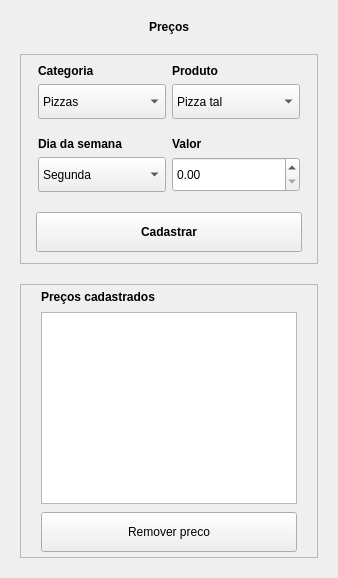
      <widget class="QWidget" name="tab_preco">
       <property name="autoFillBackground">
        <bool>false</bool>
       </property>
       <attribute name="title">
        <string>Preço</string>
       </attribute>
       <layout class="QVBoxLayout" name="verticalLayout_3">
        <property name="spacing">
         <number>20</number>
        </property>
        <property name="leftMargin">
         <number>20</number>
        </property>
        <property name="topMargin">
         <number>20</number>
        </property>
        <property name="rightMargin">
         <number>20</number>
        </property>
        <property name="bottomMargin">
         <number>20</number>
        </property>
        <item alignment="Qt::AlignHCenter">
         <widget class="QLabel" name="label_novo_preco">
          <property name="minimumSize">
           <size>
            <width>0</width>
            <height>0</height>
           </size>
          </property>
          <property name="maximumSize">
           <size>
            <width>16777215</width>
            <height>100</height>
           </size>
          </property>
          <property name="font">
           <font>
            <bold>true</bold>
           </font>
          </property>
          <property name="text">
           <string>Preços</string>
          </property>
         </widget>
        </item>
        <item>
         <widget class="QFrame" name="frame_8">
          <property name="frameShape">
           <enum>QFrame::StyledPanel</enum>
          </property>
          <property name="frameShadow">
           <enum>QFrame::Raised</enum>
          </property>
          <layout class="QVBoxLayout" name="verticalLayout_14">
           <property name="spacing">
            <number>4</number>
           </property>
           <property name="leftMargin">
            <number>15</number>
           </property>
           <property name="topMargin">
            <number>2</number>
           </property>
           <property name="rightMargin">
            <number>15</number>
           </property>
           <property name="bottomMargin">
            <number>2</number>
           </property>
           <item>
            <widget class="QFrame" name="frame_25">
             <property name="styleSheet">
              <string notr="true">#frame_25 {
    border: 0px;
}</string>
             </property>
             <property name="frameShape">
              <enum>QFrame::StyledPanel</enum>
             </property>
             <property name="frameShadow">
              <enum>QFrame::Raised</enum>
             </property>
             <layout class="QHBoxLayout" name="horizontalLayout_22">
              <property name="leftMargin">
               <number>2</number>
              </property>
              <property name="topMargin">
               <number>2</number>
              </property>
              <property name="rightMargin">
               <number>2</number>
              </property>
              <property name="bottomMargin">
               <number>2</number>
              </property>
              <item>
               <widget class="QFrame" name="frame_26">
                <property name="styleSheet">
                 <string notr="true">#frame_26 {
    border: 0px;
}</string>
                </property>
                <property name="frameShape">
                 <enum>QFrame::StyledPanel</enum>
                </property>
                <property name="frameShadow">
                 <enum>QFrame::Raised</enum>
                </property>
                <layout class="QVBoxLayout" name="verticalLayout_23">
                 <property name="leftMargin">
                  <number>0</number>
                 </property>
                 <property name="topMargin">
                  <number>5</number>
                 </property>
                 <property name="rightMargin">
                  <number>0</number>
                 </property>
                 <property name="bottomMargin">
                  <number>5</number>
                 </property>
                 <item>
                  <widget class="QLabel" name="label">
                   <property name="font">
                    <font>
                     <bold>true</bold>
                    </font>
                   </property>
                   <property name="text">
                    <string>Categoria</string>
                   </property>
                  </widget>
                 </item>
                 <item>
                  <widget class="QComboBox" name="combo_box_categorias_preco">
                   <property name="minimumSize">
                    <size>
                     <width>0</width>
                     <height>35</height>
                    </size>
                   </property>
                   <item>
                    <property name="text">
                     <string>Pizzas</string>
                    </property>
                   </item>
                  </widget>
                 </item>
                </layout>
               </widget>
              </item>
              <item>
               <widget class="QFrame" name="frame_27">
                <property name="styleSheet">
                 <string notr="true">#frame_27 {
    border: 0px;
}</string>
                </property>
                <property name="frameShape">
                 <enum>QFrame::StyledPanel</enum>
                </property>
                <property name="frameShadow">
                 <enum>QFrame::Raised</enum>
                </property>
                <layout class="QVBoxLayout" name="verticalLayout_24">
                 <property name="leftMargin">
                  <number>0</number>
                 </property>
                 <property name="topMargin">
                  <number>5</number>
                 </property>
                 <property name="rightMargin">
                  <number>0</number>
                 </property>
                 <property name="bottomMargin">
                  <number>5</number>
                 </property>
                 <item>
                  <widget class="QLabel" name="label_produto_preco">
                   <property name="font">
                    <font>
                     <bold>true</bold>
                    </font>
                   </property>
                   <property name="text">
                    <string>Produto</string>
                   </property>
                  </widget>
                 </item>
                 <item>
                  <widget class="QComboBox" name="combo_box_produto_preco">
                   <property name="minimumSize">
                    <size>
                     <width>0</width>
                     <height>35</height>
                    </size>
                   </property>
                   <item>
                    <property name="text">
                     <string>Pizza tal</string>
                    </property>
                   </item>
                  </widget>
                 </item>
                </layout>
               </widget>
              </item>
             </layout>
            </widget>
           </item>
           <item>
            <widget class="QFrame" name="frame_28">
             <property name="styleSheet">
              <string notr="true">#frame_28 {
    border: 0px;
}</string>
             </property>
             <property name="frameShape">
              <enum>QFrame::StyledPanel</enum>
             </property>
             <property name="frameShadow">
              <enum>QFrame::Raised</enum>
             </property>
             <layout class="QHBoxLayout" name="horizontalLayout_23">
              <property name="leftMargin">
               <number>2</number>
              </property>
              <property name="topMargin">
               <number>2</number>
              </property>
              <property name="rightMargin">
               <number>2</number>
              </property>
              <property name="bottomMargin">
               <number>2</number>
              </property>
              <item>
               <widget class="QFrame" name="frame_30">
                <property name="styleSheet">
                 <string notr="true">#frame_30 {
    border: 0px;
}</string>
                </property>
                <property name="frameShape">
                 <enum>QFrame::StyledPanel</enum>
                </property>
                <property name="frameShadow">
                 <enum>QFrame::Raised</enum>
                </property>
                <layout class="QVBoxLayout" name="verticalLayout_26">
                 <property name="leftMargin">
                  <number>0</number>
                 </property>
                 <property name="topMargin">
                  <number>5</number>
                 </property>
                 <property name="rightMargin">
                  <number>0</number>
                 </property>
                 <property name="bottomMargin">
                  <number>5</number>
                 </property>
                 <item>
                  <widget class="QLabel" name="label_dia_da_semana_preco">
                   <property name="font">
                    <font>
                     <bold>true</bold>
                    </font>
                   </property>
                   <property name="text">
                    <string>Dia da semana</string>
                   </property>
                  </widget>
                 </item>
                 <item>
                  <widget class="QComboBox" name="combo_box_dia_da_semana_preco">
                   <property name="minimumSize">
                    <size>
                     <width>0</width>
                     <height>35</height>
                    </size>
                   </property>
                   <item>
                    <property name="text">
                     <string>Segunda</string>
                    </property>
                   </item>
                   <item>
                    <property name="text">
                     <string>Terça</string>
                    </property>
                   </item>
                   <item>
                    <property name="text">
                     <string>Quarta</string>
                    </property>
                   </item>
                   <item>
                    <property name="text">
                     <string>Quinta</string>
                    </property>
                   </item>
                   <item>
                    <property name="text">
                     <string>Sexta</string>
                    </property>
                   </item>
                   <item>
                    <property name="text">
                     <string>Sábado</string>
                    </property>
                   </item>
                   <item>
                    <property name="text">
                     <string>Domingo</string>
                    </property>
                   </item>
                  </widget>
                 </item>
                </layout>
               </widget>
              </item>
              <item>
               <widget class="QFrame" name="frame_29">
                <property name="styleSheet">
                 <string notr="true">#frame_29 {
    border: 0px;
}</string>
                </property>
                <property name="frameShape">
                 <enum>QFrame::StyledPanel</enum>
                </property>
                <property name="frameShadow">
                 <enum>QFrame::Raised</enum>
                </property>
                <layout class="QVBoxLayout" name="verticalLayout_25">
                 <property name="leftMargin">
                  <number>0</number>
                 </property>
                 <property name="topMargin">
                  <number>5</number>
                 </property>
                 <property name="rightMargin">
                  <number>0</number>
                 </property>
                 <property name="bottomMargin">
                  <number>5</number>
                 </property>
                 <item>
                  <widget class="QLabel" name="label_valor_preco">
                   <property name="font">
                    <font>
                     <bold>true</bold>
                    </font>
                   </property>
                   <property name="text">
                    <string>Valor</string>
                   </property>
                  </widget>
                 </item>
                 <item>
                  <widget class="QDoubleSpinBox" name="double_spin_valor_preco">
                   <property name="minimumSize">
                    <size>
                     <width>0</width>
                     <height>35</height>
                    </size>
                   </property>
                  </widget>
                 </item>
                </layout>
               </widget>
              </item>
             </layout>
            </widget>
           </item>
           <item>
            <widget class="QFrame" name="frame_2">
             <property name="frameShape">
              <enum>QFrame::NoFrame</enum>
             </property>
             <property name="frameShadow">
              <enum>QFrame::Raised</enum>
             </property>
             <layout class="QVBoxLayout" name="verticalLayout_30">
              <property name="leftMargin">
               <number>0</number>
              </property>
              <property name="rightMargin">
               <number>0</number>
              </property>
              <item>
               <widget class="QPushButton" name="push_button_cadastrar_preco">
                <property name="minimumSize">
                 <size>
                  <width>0</width>
                  <height>40</height>
                 </size>
                </property>
                <property name="maximumSize">
                 <size>
                  <width>16777215</width>
                  <height>16777215</height>
                 </size>
                </property>
                <property name="font">
                 <font>
                  <bold>true</bold>
                 </font>
                </property>
                <property name="text">
                 <string>Cadastrar</string>
                </property>
               </widget>
              </item>
             </layout>
            </widget>
           </item>
          </layout>
         </widget>
        </item>
        <item>
         <widget class="QFrame" name="frame_24">
          <property name="frameShape">
           <enum>QFrame::StyledPanel</enum>
          </property>
          <property name="frameShadow">
           <enum>QFrame::Raised</enum>
          </property>
          <layout class="QVBoxLayout" name="verticalLayout_22">
           <property name="spacing">
            <number>8</number>
           </property>
           <property name="leftMargin">
            <number>20</number>
           </property>
           <property name="topMargin">
            <number>5</number>
           </property>
           <property name="rightMargin">
            <number>20</number>
           </property>
           <property name="bottomMargin">
            <number>5</number>
           </property>
           <item>
            <widget class="QLabel" name="label_precos_cadastrados">
             <property name="maximumSize">
              <size>
               <width>16777215</width>
               <height>30</height>
              </size>
             </property>
             <property name="font">
              <font>
               <bold>true</bold>
               <strikeout>false</strikeout>
              </font>
             </property>
             <property name="text">
              <string>Preços cadastrados</string>
             </property>
            </widget>
           </item>
           <item>
            <widget class="QListView" name="list_view_precos_cadastrados"/>
           </item>
           <item>
            <widget class="QPushButton" name="push_button_remover_preco">
             <property name="minimumSize">
              <size>
               <width>0</width>
               <height>40</height>
              </size>
             </property>
             <property name="text">
              <string>Remover preco</string>
             </property>
            </widget>
           </item>
          </layout>
         </widget>
        </item>
       </layout>
      </widget>
